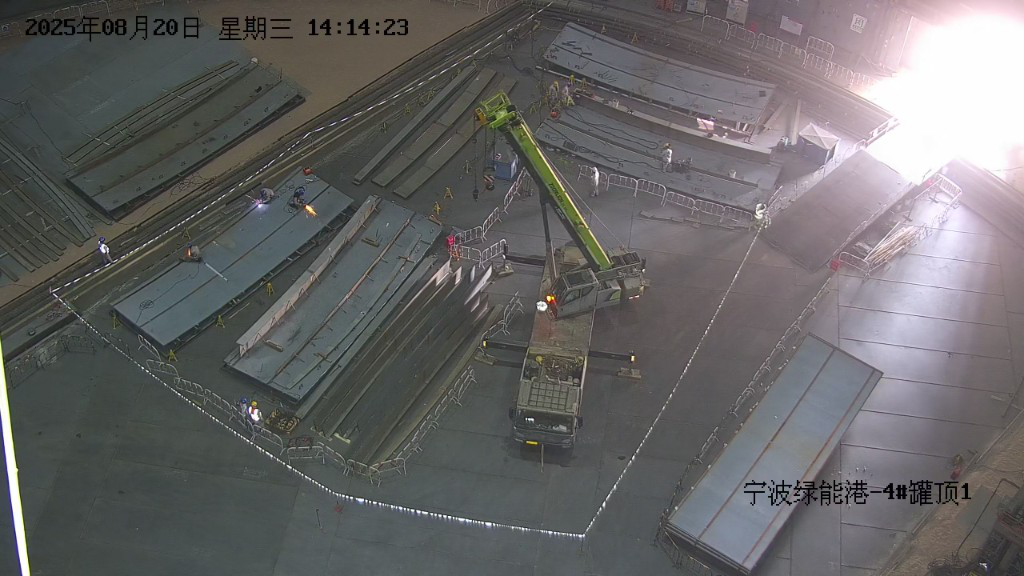
#> input picture enterprise-level_transformation_docs/AI应用解决方案成果积累和应用场景示例/_ppt_assets/photo_risk_site_raw.png, 1024 x 576 px
$ python -i generate_solution_ppt.py   (imports and definitions only)
#> lines starting #> are read from the running program, lines starting #| are printed output that depends on the picture
# -*- coding: utf-8 -*-
"""PPT for AI solution achievements: industry solutions + scenario examples.
Visual style aligned with AI应用开发典型成果与场景汇报-v3.pptx.
"""
from __future__ import annotations

from pathlib import Path

import matplotlib.pyplot as plt
from matplotlib.patches import Circle, FancyBboxPatch
from pptx import Presentation
from pptx.dml.color import RGBColor
from pptx.enum.shapes import MSO_SHAPE
from pptx.enum.text import PP_ALIGN
from pptx.oxml import parse_xml
from pptx.util import Inches, Pt

C = {
    "bg": "F4F6F8",
    "white": "FFFFFF",
    "ink": "1A2332",
    "muted": "5B6B7C",
    "line": "D5DCE4",
    "navy": "1B3A4B",
    "teal": "0F766E",
    "amber": "B45309",
}

OUT_DIR = Path(__file__).resolve().parent
ASSETS = OUT_DIR / "_ppt_assets"
# [1 line not run here, left out]
OUT_PPTX = OUT_DIR / "AI应用解决方案成果积累和应用场景示例_bak.pptx"

plt.rcParams["font.sans-serif"] = ["Microsoft YaHei", "SimHei", "Arial Unicode MS", "DejaVu Sans"]
plt.rcParams["axes.unicode_minus"] = False


def hex_rgb(h: str) -> RGBColor:
    h = h.lstrip("#")
    return RGBColor(int(h[0:2], 16), int(h[2:4], 16), int(h[4:6], 16))


# [315 lines left out: functions set_run, add_textbox, add_para, fill_shape, rounded_rect, set_slide_bg and 11 more, not called in this run]


PHOTO_DEFECT = ASSETS / "photo_defect.png"
PHOTO_RISK = ASSETS / "photo_risk_site.png"


def _load_rgb(path: Path):
    from PIL import Image
    import numpy as np

    return np.asarray(Image.open(path).convert("RGB"))


def _browser_frame(ax, x=0.08, y=0.08, w=7.64, h=5.64, url="https://ai-app.platform/apps/demo"):
    """More realistic browser chrome; returns content box (cx, cy, cw, ch)."""
#> called with x = 0.08, y = 0.08, w = 7.64, h = 5.64
    # outer shadow
    ax.add_patch(FancyBboxPatch((x + 0.04, y - 0.03), w, h, boxstyle="round,pad=0.01,rounding_size=0.1", facecolor="#CBD5E1", linewidth=0, zorder=0))
    # window
    ax.add_patch(FancyBboxPatch((x, y), w, h, boxstyle="round,pad=0.01,rounding_size=0.1", facecolor="#FFFFFF", edgecolor="#94A3B8", linewidth=1.2, zorder=1))
    # title bar
    ax.add_patch(FancyBboxPatch((x, y + h - 0.48), w, 0.48, boxstyle="square,pad=0", facecolor="#E8EEF4", linewidth=0, zorder=2))
    for i, c in enumerate(("#FF5F57", "#FEBC2E", "#28C840")):
        ax.add_patch(Circle((x + 0.22 + i * 0.26, y + h - 0.24), 0.075, color=c, zorder=3))
    # nav icons
    ax.text(x + 1.15, y + h - 0.24, "<  >  刷新", ha="left", va="center", color="#64748B", fontsize=8, zorder=3)
    # URL bar
    ax.add_patch(FancyBboxPatch((x + 2.05, y + h - 0.38), w - 2.7, 0.28, boxstyle="round,pad=0.01,rounding_size=0.08", facecolor="white", edgecolor="#CBD5E1", linewidth=1, zorder=3))
    ax.text(x + 2.2, y + h - 0.24, url, ha="left", va="center", color="#475569", fontsize=8, zorder=4)
    # tab strip under title
    tab_y = y + h - 0.78
    ax.add_patch(FancyBboxPatch((x, tab_y), w, 0.3, boxstyle="square,pad=0", facecolor="#F1F5F9", linewidth=0, zorder=2))
    ax.add_patch(FancyBboxPatch((x + 0.15, tab_y), 1.8, 0.3, boxstyle="square,pad=0", facecolor="white", linewidth=0, zorder=3))
    ax.plot([x, x + w], [tab_y, tab_y], color="#CBD5E1", lw=0.8, zorder=4)
    ax.text(x + 1.05, tab_y + 0.15, "应用工作台", ha="center", va="center", color="#1B3A4B", fontsize=8, zorder=5)
    # app top bar
    app_top = tab_y - 0.42
    ax.add_patch(FancyBboxPatch((x, app_top), w, 0.42, boxstyle="square,pad=0", facecolor="#1B3A4B", linewidth=0, zorder=2))
    ax.text(x + 0.25, app_top + 0.21, "大模型在线应用平台", ha="left", va="center", color="white", fontsize=10, fontweight="bold", zorder=3)
    ax.text(x + w - 0.35, app_top + 0.21, "专工账号", ha="right", va="center", color="#CBD5E1", fontsize=8, zorder=3)
    cx, cy = x + 0.02, y + 0.02
    cw, ch = w - 0.04, app_top - cy
    return cx, cy, cw, ch


# [194 lines left out: functions mock_ui_chat, mock_ui_analysis, mock_ui_vision, mock_ui_doc, mock_ui_rootcause, not called in this run]


def prepare_risk_photo(src: Path | None = None, dest: Path | None = None) -> Path:
    """Mosaic sensitive text and draw detection boxes on risk site photo."""
    from PIL import Image, ImageDraw

    dest = dest or PHOTO_RISK
    raw = ASSETS / "photo_risk_site_raw.png"
    if src and Path(src).exists():
        Image.open(src).convert("RGB").save(raw)
    if not raw.exists() and dest.exists():
        # fallback: already prepared
        return dest
    if not raw.exists():
        return dest

    im = Image.open(raw).convert("RGB")
#> im is the input picture: PIL image 1024x576 RGB; mean R, G, B 102.3, 101.4, 101.8

    def mosaic(box, block=6):
#> called with box = (0, 0, 450, 70), block = 6
        x1, y1, x2, y2 = [int(v) for v in box]
        x1, y1 = max(0, x1), max(0, y1)
        x2, y2 = min(im.size[0], x2), min(im.size[1], y2)
#> x2 = 450; y2 = 70
        region = im.crop((x1, y1, x2, y2))
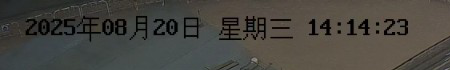
#> region: PIL image 450x70 RGB; mean R, G, B 72.2, 70.2, 64.7
        rw, rh = region.size
#> rw = 450; rh = 70
        if rw < 2 or rh < 2:
            return
        small = region.resize((max(1, rw // block), max(1, rh // block)), Image.BILINEAR)
        im.paste(small.resize((rw, rh), Image.NEAREST), (x1, y1))

    mosaic((0, 0, 450, 70))
    mosaic((560, 485, 1024, 576))
#> call 2 of mosaic, with box = (560, 485, 1024, 576), block = 6
#> in mosaic (call 2), `region = im.crop((x1, y1, x2, y2))`:
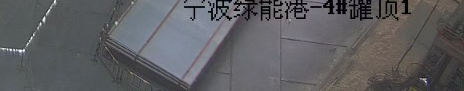
#> region: PIL image 464x91 RGB; mean R, G, B 94.2, 94.3, 97.1

    draw = ImageDraw.Draw(im)

    def box_label(xy, label, color, text_color=(255, 255, 255)):
        x1, y1, x2, y2 = xy
        draw.rectangle([x1, y1, x2, y2], outline=color, width=3)
        tw = max(70, 8 * len(label) + 8)
        th = 20
        ly = max(0, y1 - th - 2)
        draw.rectangle([x1, ly, x1 + tw, ly + th], fill=color)
        draw.text((x1 + 4, ly + 3), label, fill=text_color)

    box_label((450, 110, 740, 410), "吊车 0.93", (56, 189, 248), (15, 23, 42))
    box_label((320, 390, 385, 485), "人员 0.92", (248, 113, 113))
    box_label((355, 405, 415, 495), "人员 0.90", (248, 113, 113))
    box_label((305, 145, 365, 215), "人员 0.89", (248, 113, 113))
    box_label((230, 185, 285, 255), "人员 0.87", (248, 113, 113))
    box_label((500, 170, 560, 260), "人员 0.91", (248, 113, 113))
    box_label((650, 120, 705, 200), "人员 0.88", (248, 113, 113))
    im.save(dest)
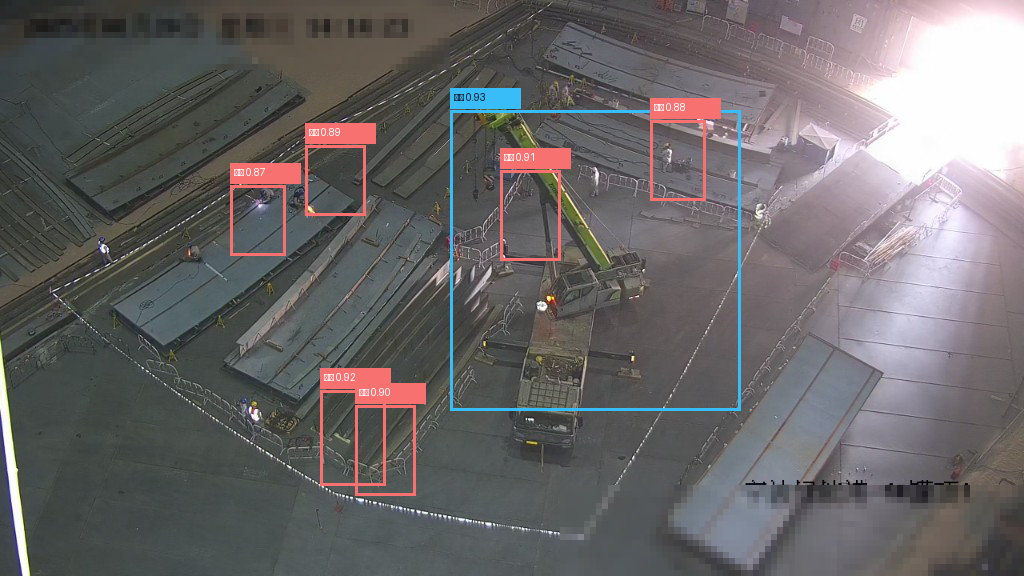
#> saved as photo_risk_site.png: PIL image 1024x576 RGB; mean R, G, B 105.8, 103, 103.9
    return dest


def mock_ui_risk(path: Path):
    fig, ax = plt.subplots(figsize=(7.8, 5.8), dpi=160)
    ax.set_xlim(0, 7.8)
    ax.set_ylim(0, 5.8)
    ax.axis("off")
    fig.patch.set_facecolor("#E2E8F0")
    cx, cy, cw, ch = _browser_frame(ax, url="https://ai-app.platform/apps/risk-behavior")
    ax.text(cx + 0.25, cy + ch - 0.28, "作业风险行为研判", color="#1B3A4B", fontsize=11, fontweight="bold", zorder=3)
    ax.text(cx + 0.25, cy + ch - 0.52, "作业现场监控画面  ·  目标检测 + 二次研判", color="#94A3B8", fontsize=8, zorder=3)
    # live frame with annotated photo (text mosaiced, boxes baked in)
    prepare_risk_photo()
    img_l, img_b, img_w, img_h = cx + 0.2, cy + 1.25, 4.35, 2.95
    ax.add_patch(FancyBboxPatch((img_l - 0.04, img_b - 0.04), img_w + 0.08, img_h + 0.08, boxstyle="round,pad=0.01,rounding_size=0.06", facecolor="#0F172A", linewidth=0, zorder=2))
    if PHOTO_RISK.exists():
        ax.imshow(_load_rgb(PHOTO_RISK), extent=(img_l, img_l + img_w, img_b, img_b + img_h), aspect="auto", zorder=3)
    ax.text(img_l + 0.1, img_b + 0.1, "小模型目标检测叠加（敏感信息已脱敏）", color="white", fontsize=7, zorder=6)
    # right judgment
    rx = cx + 4.75
    ax.add_patch(FancyBboxPatch((rx, cy + 1.25), 2.6, 2.95, boxstyle="round,pad=0.02,rounding_size=0.1", facecolor="white", edgecolor="#E2E8F0", linewidth=1.2, zorder=3))
    ax.text(rx + 0.15, cy + 3.95, "大模型二次研判", color="#1B3A4B", fontsize=9, fontweight="bold", zorder=4)
    ax.add_patch(FancyBboxPatch((rx + 0.15, cy + 3.35), 2.3, 0.4, boxstyle="round,pad=0.02,rounding_size=0.08", facecolor="#FEE2E2", edgecolor="#EF4444", linewidth=1, zorder=4))
    ax.text(rx + 1.3, cy + 3.55, "确认风险 · 高", ha="center", va="center", color="#DC2626", fontsize=10, fontweight="bold", zorder=5)
    for i, t in enumerate(["行为：吊装作业区人员停留", "语义：交叉作业风险", "分级：高 · 建议立即处置", "状态：已回写预警链路"]):
        ax.text(rx + 0.15, cy + 2.95 - i * 0.35, "· " + t, color="#334155", fontsize=8, zorder=4)
    # pipeline
    steps = ["小模型检出", "上送画面", "大模型研判", "自动分级"]
    for i, t in enumerate(steps):
        x = cx + 0.25 + i * 1.85
        ax.add_patch(FancyBboxPatch((x, cy + 0.25), 1.65, 0.7, boxstyle="round,pad=0.02,rounding_size=0.1", facecolor="#0F766E" if i % 2 == 0 else "#1B3A4B", linewidth=0, zorder=3))
        ax.text(x + 0.82, cy + 0.6, t, ha="center", va="center", color="white", fontsize=9, fontweight="bold", zorder=4)
        if i < 3:
            ax.annotate("", xy=(x + 1.78, cy + 0.6), xytext=(x + 1.68, cy + 0.6), arrowprops=dict(arrowstyle="-|>", color="#64748B", lw=1.2), zorder=4)
    fig.tight_layout(pad=0.1)
    fig.savefig(path, bbox_inches="tight", facecolor=fig.get_facecolor())
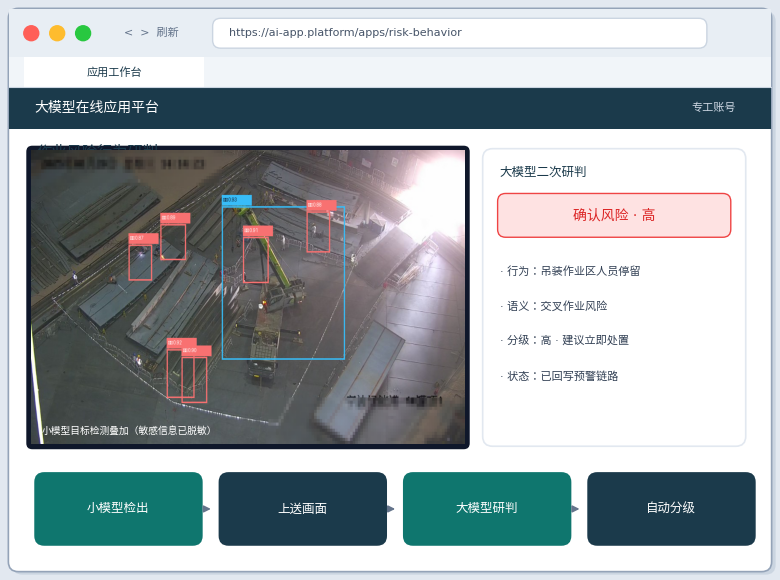
#> figure drawn by matplotlib, 1 panel
    plt.close(fig)


# [503 lines left out: functions build_charts, add_scene_demo_slide, build_ppt, main, not called in this run]


# [2 lines not run here, left out]

>>> result = mock_ui_risk('_ppt_assets/photo_defect.png')
